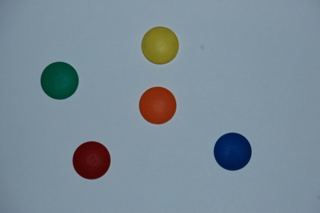
#> input picture Images/Farbpunkte.jpg, 320 x 213 px, found by its file name
$ python imageSegmentation.py
#> lines starting #> are read from the running program, lines starting #| are printed output that depends on the picture
#> further down, image is the input picture: shape (213, 320, 3); mean B, G, R 151, 139.5, 122.9
import numpy as np
import cv2

def filter(image, classFilter, classFarbe):
#> called with classFilter = array of shape (2, 3), classFarbe = (0, 255, 255)
    height = image.shape[0]
#> height = 213
    width = image.shape[1]
#> width = 320
    b, g, r = cv2.split(image)
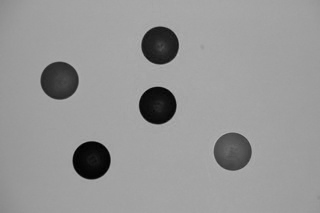
#> b: shape (213, 320); min 0, max 182, mean 151
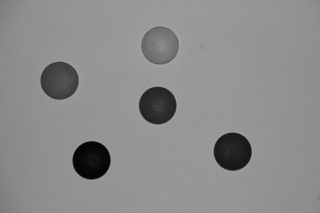
#> g: shape (213, 320); min 0, max 167, mean 139.5
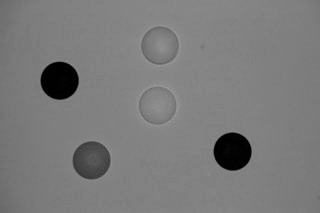
#> r: shape (213, 320); min 0, max 159, mean 122.9

    image2=np.zeros((height,width,3),np.uint8)
    #Prüft Pixelweise die BGR werte. True wenn alle BGR werte im Filterbereich liegen -> Farbe Weiß wird diesen Pixeln zugewiesen
    image2[((classFilter[0][0] >= b)&(b >= classFilter[1][0])) & ((classFilter[0][1] >= g)&(g >= classFilter[1][1])) & ((classFilter[0][2] >= r)&(r >= classFilter[1][2]))] = classFarbe

    return image2

def run(image, result,settings=None):

    #Filteraufbau
    #[bmax gmax rmax]
    #[bmin gmin rmin]
    filterYellow = np.array([[87,143,150],[27,100,103]])
    filterBlue = np.array([[104,60,85],[63,20,0]])
    filterOrange = np.array([[95,91,145],[0,20,110]])
    filterRot = np.array([[69,57,95],[0,0,60]])
    filterGrün = np.array([[76,87,10],[40,50,0]])
    filterHintergrund = np.array([[179,164,140],[129,120,100]])

    #Markierungsfarben die den gefilterten Bereichen (Klassen) zugewiesen werden
    #bgr Wertebereiche für die Farben: http://www.markusbader.de/tricky/rgb_blau.html
    klasseGelb = (0,255,255)
    klasseBlau = (238,0,0)
    klasseOrange = (0,127,255)
    klasseRot = (0,0,238)
    klasseGrün = (0,255,0)
    klasseHintergrund = (255,255,255)


    result.append({"name":"Filter Gelb","data":filter(image,filterYellow, klasseGelb)})
    result.append({"name":"Filter Blau","data":filter(image,filterBlue, klasseBlau)})
    result.append({"name":"Filter Orange","data":filter(image,filterOrange, klasseOrange)})
    result.append({"name":"Filter Rot","data":filter(image,filterRot, klasseRot)})
    result.append({"name":"Filter Grün","data":filter(image,filterGrün, klasseGrün)})
    result.append({"name":"Filter Hintergrund","data":filter(image,filterHintergrund, klasseHintergrund)})

    all=filter(image,filterYellow, klasseGelb)+filter(image,filterBlue, klasseBlau)+filter(image,filterOrange, klasseOrange)+filter(image,filterRot, klasseRot)+filter(image,filterGrün, klasseGrün)+filter(image,filterHintergrund, klasseHintergrund)
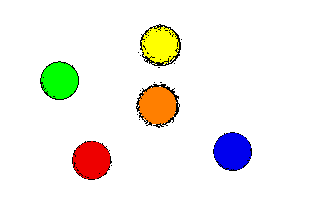
#> all: shape (213, 320, 3); mean B, G, R 235.4, 241.2, 243.1
    result.append({"name":"Filter Alle 6 Klassen","data":all})

if __name__ == '__main__':
    image=cv2.imread("..\Images\Farbpunkte.jpg")
    result=[]
    run(image,result)
    for ele in result:
        cv2.imshow(ele["name"],ele["data"])
#> this loop made 7 passes
#> pass 1, `cv2.imshow(ele["name"],ele["data"])`:
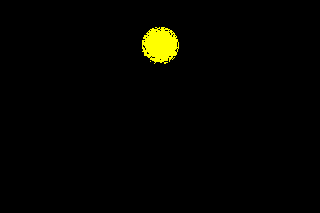
#> window 'Filter Gelb': shape (213, 320, 3); mean B, G, R 0, 3.7, 3.7
#> pass 2, `cv2.imshow(ele["name"],ele["data"])`:
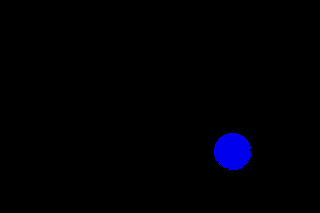
#> window 'Filter Blau': shape (213, 320, 3); mean B, G, R 3.8, 0, 0
    cv2.waitKey(0)
    cv2.destroyAllWindows()
